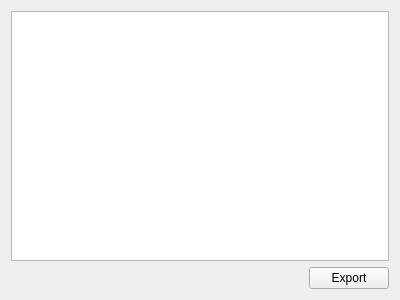
<?xml version="1.0" encoding="UTF-8"?>
<ui version="4.0">
 <class>Form</class>
 <widget class="QWidget" name="Form">
  <property name="geometry">
   <rect>
    <x>0</x>
    <y>0</y>
    <width>400</width>
    <height>300</height>
   </rect>
  </property>
  <property name="windowTitle">
   <string>Form</string>
  </property>
  <layout class="QVBoxLayout" name="verticalLayout">
   <item>
    <widget class="QTreeView" name="treeView"/>
   </item>
   <item>
    <layout class="QHBoxLayout" name="horizontalLayout">
     <item>
      <spacer name="horizontalSpacer">
       <property name="orientation">
        <enum>Qt::Horizontal</enum>
       </property>
       <property name="sizeHint" stdset="0">
        <size>
         <width>40</width>
         <height>20</height>
        </size>
       </property>
      </spacer>
     </item>
     <item>
      <widget class="QPushButton" name="exportTablePushButton">
       <property name="text">
        <string>Export</string>
       </property>
       <property name="icon">
        <iconset theme="x-office-spreadsheet"/>
       </property>
      </widget>
     </item>
    </layout>
   </item>
  </layout>
 </widget>
 <resources/>
 <connections/>
</ui>
